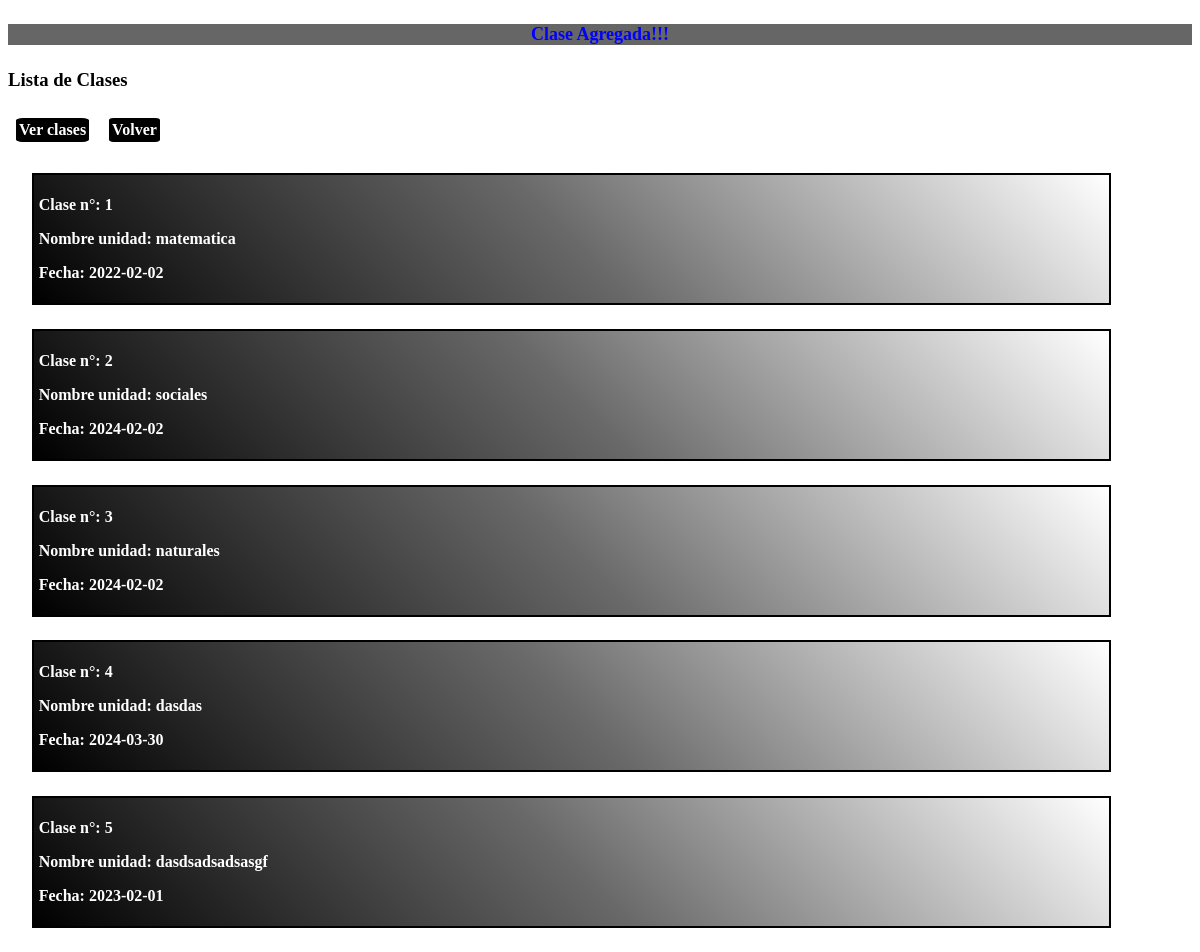
Page /ver_clases.php?ok on the committed database.
### tables this page shows
CREATE TABLE `clases` (
  `id_clase` int(5) NOT NULL,
  `unidad` varchar(30) NOT NULL,
  `fecha` date NOT NULL
);

### ver_clases.php (the view, shortened to what this page needs)
<!DOCTYPE html>
<html lang="es">
<head>
  <link rel="stylesheet" href="estilos.css">
</head>
<body>
    <div id="ver_clases")>
    <?php if(isset($_GET['ok'])){
			echo "<h4>Clase Agregada!!!</h4>";
		} ?>
    	<h3>Lista de Clases</h3>
      <a href="ver_clases.php">Ver clases</a>
      <a href="unidad1.php">Volver</a>
    <?php
    include("conexion.php");
    $ver = mysqli_query($datos_bd, "SELECT * FROM clases");
    while($listar_class = mysqli_fetch_assoc($ver)){
    ?>
    <div id="mostrar_clases">
      <p>Clase n°: <?php echo $listar_class['id_clase'] ?> </p>
      <p>Nombre unidad: <?php echo $listar_class['unidad'] ?></p>
      <p>Fecha: <?php echo $listar_class['fecha'] ?></p>
    </div>
      <?php } ?>
      </div>
</body>
</html>

### estilos.css (style rules this page uses)
#ver_clases a { display: inline-block; border: 1px solid black; border-radius: 10%; margin: 8px; padding: 2px; background-color: black; color: white; font-weight: bold; }
#mostrar_clases { width: 90%; height: auto; margin: 2%; background: -webkit-linear-gradient(45deg, rgb(0, 0, 0), rgb(105, 105, 105) , white); padding: 5px; border: 2px solid black; color: white; font-weight: bold; }
a { color: #333; text-decoration: none; }
h4 { color: Blue; font-size: large; font-weight: bold; text-align: center; background-color:#666 ; }

### rows in the picture
clases: id_clase "1", unidad "matematica", fecha "2022-02-02"
clases: id_clase "2", unidad "sociales", fecha "2024-02-02"
clases: id_clase "3", unidad "naturales", fecha "2024-02-02"
clases: id_clase "4", unidad "dasdas", fecha "2024-03-30"
clases: id_clase "5", unidad "dasdsadsadsasgf", fecha "2023-02-01"
